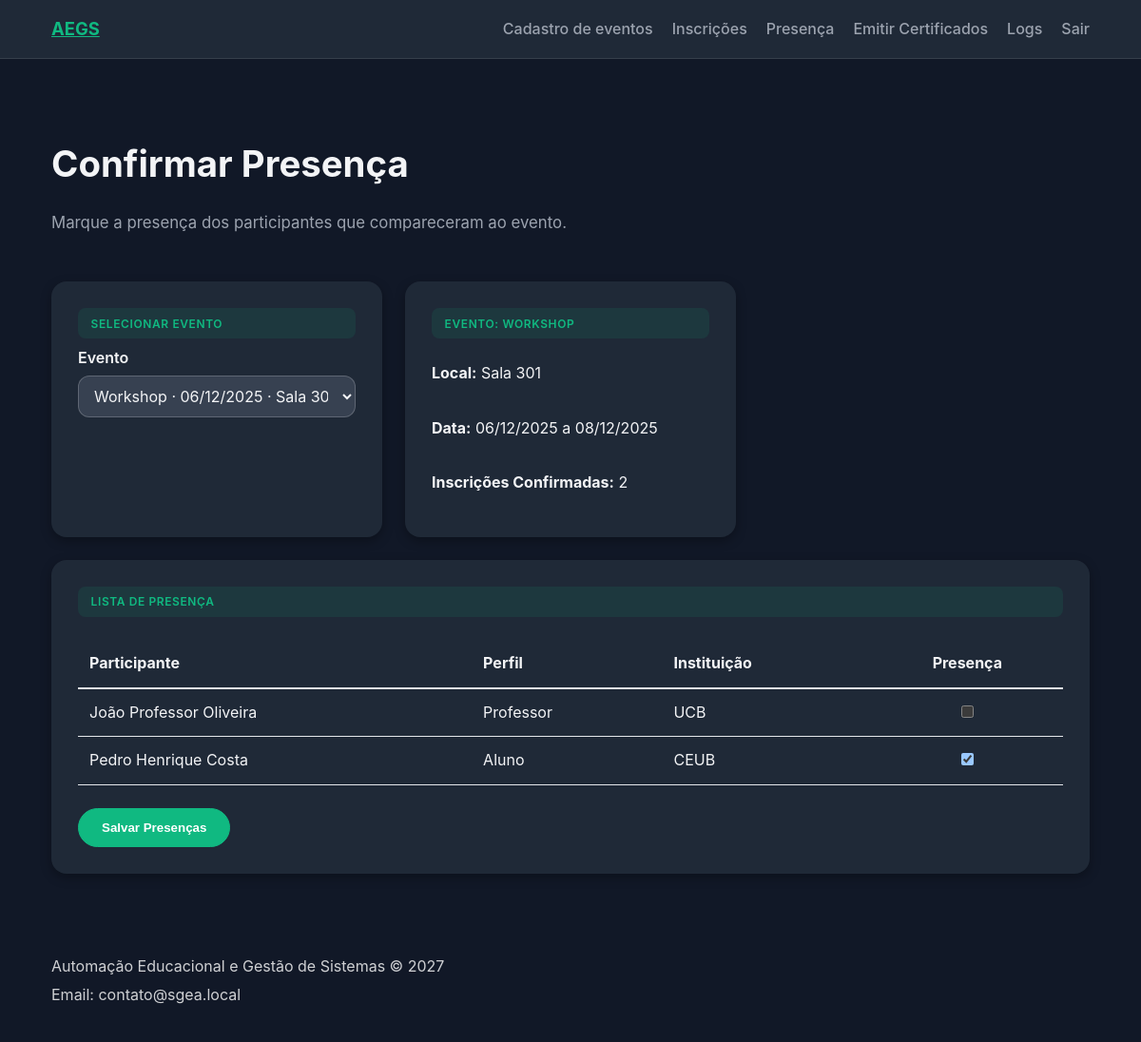
Screenshot of /presenca/?evento=51 (signed in) with the database file from the repository.
### api/models.py (models this page shows, shortened)
class Evento(models.Model):
    tipo = models.CharField(max_length=20, choices=TipoEventoChoices.choices)
    titulo = models.CharField(max_length=150, blank=True, default="")
    data_inicio = models.DateField()
    data_fim = models.DateField()
    horario = models.TimeField(null=True, blank=True)
    local = models.CharField(max_length=150)
    capacidade = models.PositiveIntegerField()
    carga_horaria = models.PositiveIntegerField(default=4, help_text="Carga horária do evento em horas")
    banner = models.ImageField(upload_to='banners/', blank=True, null=True)
    organizador = models.ForeignKey(
        Usuario,
        on_delete=models.SET_NULL,
        related_name="eventos_organizados",
        limit_choices_to=Q(perfil__in=[PerfilChoices.ADMIN, PerfilChoices.ORGANIZADOR]),
        null=True,
        blank=True
    )
    professor_responsavel = models.ForeignKey(
        Usuario,
        on_delete=models.SET_NULL,
        related_name="eventos_responsavel",
        limit_choices_to=Q(perfil=PerfilChoices.PROFESSOR),
        help_text="Professor responsável pelo evento",
        null=True,
        blank=True,
    )
    criado_em = models.DateTimeField(auto_now_add=True)
    atualizado_em = models.DateTimeField(auto_now=True)
    class Meta:
        ordering = ["data_inicio", "tipo"]
        indexes = [
            models.Index(fields=["data_inicio"]),
            models.Index(fields=["tipo"]),
            models.Index(fields=["organizador"]),
        ]
        constraints = [
            models.CheckConstraint(
                name="evento_data_fim_gte_inicio",
                check=Q(data_fim__gte=F("data_inicio"))
            ),
            models.CheckConstraint(
                name="capacidade_positive",
                check=Q(capacidade__gt=0)
            ),
        ]

class Inscricao(models.Model):
    evento = models.ForeignKey(
        Evento,
        on_delete=models.CASCADE,
        related_name="inscricoes",
    )
    participante = models.ForeignKey(
        Usuario,
        on_delete=models.CASCADE,
        related_name="inscricoes",
        limit_choices_to=Q(perfil__in=[PerfilChoices.ALUNO, PerfilChoices.PROFESSOR])
    )
    status = models.CharField(
        max_length=15,
        choices=InscricaoStatus.choices,
        default=InscricaoStatus.PENDENTE,
    )
    data_inscricao = models.DateTimeField(auto_now_add=True)
    atualizado_em = models.DateTimeField(auto_now=True)
    presenca_confirmada = models.BooleanField(default=False)
    class Meta:
        unique_together = ("evento", "participante")
        indexes = [
            models.Index(fields=["evento", "status"]),
            models.Index(fields=["participante"]),
        ]
        constraints = [
            models.CheckConstraint(
                name="inscricao_status_valido",
                check=Q(status__in=[choice[0] for choice in InscricaoStatus.choices])
            ),
        ]

class Usuario(AbstractUser):
    nome = models.CharField(max_length=120)
    telefone = models.CharField(max_length=20)
    instituicao = models.CharField(
        max_length=20,
        choices=InstituicaoChoices.choices,
        blank=True,
        null=True,
        help_text="Obrigatório para perfis ALUNO e PROFESSOR."
    )
    perfil = models.CharField(
        max_length=20,
        choices=PerfilChoices.choices
    )
    class Meta:
        constraints = [
            models.CheckConstraint(
                name="instituicao_required_for_aluno_prof",
                check=(
                    ~Q(perfil__in=[PerfilChoices.ALUNO, PerfilChoices.PROFESSOR]) |
                    (Q(instituicao__isnull=False) & ~Q(instituicao=""))
                )
            )
        ]
        indexes = [
            models.Index(fields=["perfil"]),
        ]

### api/views.py (the view, shortened to what this page needs)
# urls.py: path('presenca/', PresencaView.as_view(), name='presenca'),
@method_decorator(organizador_or_admin_required, name='dispatch')
class PresencaView(PostFeedbackMixin, TemplateView):
	template_name = "api/presenca.html"
	def get_context_data(self, **kwargs):
		context = super().get_context_data(**kwargs)
		if self.request.user.perfil == PerfilChoices.ORGANIZADOR:
			context["eventos"] = Evento.objects.filter(
				organizador=self.request.user
			).order_by("-data_inicio")
		else:
			context["eventos"] = Evento.objects.all().order_by("-data_inicio")
		evento_id = self.request.GET.get("evento")
		if evento_id:
			try:
				evento = Evento.objects.get(pk=evento_id)
				if self.request.user.perfil == PerfilChoices.ORGANIZADOR and evento.organizador != self.request.user:
					messages.error(self.request, "Você não tem permissão para gerenciar este evento.")
				else:
					context["evento_selecionado"] = evento
					context["inscricoes"] = Inscricao.objects.filter(
						evento=evento,
						status=InscricaoStatus.CONFIRMADA
					).select_related("participante").order_by("participante__nome")
			except Evento.DoesNotExist:
				pass
		return context

### api/views.py (called while the page is built)
	def get_context_data(self, **kwargs):
		context = super().get_context_data(**kwargs)
		context.setdefault(self.data_context_name, {})
		return context

### api/templates/api/presenca.html (shortened to what this page needs)
{% extends 'api/base.html' %}
{% block content %}
<section class="prototype-hero">
    <h1>Confirmar Presença</h1>
    <p>Marque a presença dos participantes que compareceram ao evento.</p>
</section>
<section class="prototype-grid">
    <article class="prototype-card">
        <span class="badge">Selecionar Evento</span>
        <form method="get">
            <div class="form-group">
                <label for="evento-select">Evento</label>
                <select id="evento-select" name="evento" onchange="this.form.submit()">
                    {% for evento in eventos %}
                        <option value="{{ evento.pk }}" {% if evento_selecionado and evento.pk == evento_selecionado.pk %}selected{% endif %}>
                            {{ evento.titulo|default:evento.get_tipo_display }} · {{ evento.data_inicio|date:"d/m/Y" }} · {{ evento.local }}
                        </option>
                    {% endfor %}
                </select>
            </div>
        </form>
    </article>
    {% if evento_selecionado %}
        <article class="prototype-card">
            <span class="badge">Evento: {{ evento_selecionado.titulo|default:evento_selecionado.get_tipo_display }}</span>
            <p><strong>Local:</strong> {{ evento_selecionado.local }}</p>
            <p><strong>Data:</strong> {{ evento_selecionado.data_inicio|date:"d/m/Y" }}
                {% if evento_selecionado.data_fim and evento_selecionado.data_fim != evento_selecionado.data_inicio %}
                    a {{ evento_selecionado.data_fim|date:"d/m/Y" }}
                {% endif %}
            </p>
            <p><strong>Inscrições Confirmadas:</strong> {{ inscricoes.count }}</p>
        </article>
        {% if inscricoes %}
            <article class="prototype-card" style="grid-column: 1 / -1;">
                <span class="badge">Lista de Presença</span>
                <form method="post">
                    <table style="width: 100%; border-collapse: collapse; margin-top: 1rem;">
                        <thead>
                            <tr style="border-bottom: 2px solid #e5e7eb;">
                                <th style="text-align: left; padding: 0.75rem;">Participante</th>
                                <th style="text-align: left; padding: 0.75rem;">Perfil</th>
                                <th style="text-align: left; padding: 0.75rem;">Instituição</th>
                                <th style="text-align: center; padding: 0.75rem;">Presença</th>
                            </tr>
                        </thead>
                        <tbody>
                            {% for inscricao in inscricoes %}
                                <tr style="border-bottom: 1px solid #e5e7eb;">
                                    <td style="padding: 0.75rem;">{{ inscricao.participante.nome }}</td>
                                    <td style="padding: 0.75rem;">{{ inscricao.participante.get_perfil_display }}</td>
                                    <td style="padding: 0.75rem;">
                                        {% if inscricao.participante.instituicao %}
                                            {{ inscricao.participante.get_instituicao_display }}
                                        {% else %}
                                            -
                                        {% endif %}
                                    </td>
                                    <td style="text-align: center; padding: 0.75rem;">
                                        <input type="checkbox"
                                               name="presenca_{{ inscricao.pk }}"
                                               {% if inscricao.presenca_confirmada %}checked{% endif %}>
                                    </td>
                                </tr>
                            {% endfor %}
                        </tbody>
                    </table>
                    <div class="form-actions" style="margin-top: 1.5rem;">
                        <button type="submit" class="btn primary">Salvar Presenças</button>
                    </div>
                </form>
            </article>
        {% else %}
            <article class="prototype-card">
                <span class="badge">Info</span>
                <p>Não há inscrições confirmadas para este evento.</p>
            </article>
        {% endif %}
    {% endif %}
</section>
{% endblock %}

### api/static/api/styles.css (style rules this page uses)
:root { color-scheme: dark; --bg: #111827; --surface: #1f2937; --primary: #10b981; --primary-hover: #059669; --text: #f3f4f6; --muted: #9ca3af; }
* { box-sizing: border-box; }
body { margin: 0; font-family: 'Inter', system-ui, -apple-system, BlinkMacSystemFont, 'Segoe UI', sans-serif; background: var(--bg); color: var(--text); line-height: 1.6; }
.btn { display: inline-block; padding: 0.75rem 1.5rem; border-radius: 999px; border: 1px solid rgba(16, 185, 129, 0.2); background: transparent; color: var(--primary); font-weight: 600; text-decoration: none; transition: background 0.2s ease, color 0.2s ease, border-color 0.2s ease; }
.btn.primary { background: var(--primary); color: #ffffff; border-color: var(--primary); }
.prototype-hero { padding: 3rem 0 2rem; }
.prototype-hero h1 { margin-bottom: 0.5rem; font-size: clamp(1.9rem, 2.6vw + 1rem, 2.4rem); color: var(--text); }
.prototype-hero p { color: var(--muted); font-size: 1.05rem; }
.prototype-grid { display: grid; gap: 1.5rem; grid-template-columns: repeat(auto-fill, minmax(320px, 1fr)); margin-bottom: 3rem; }
.prototype-card { background: var(--surface); border-radius: 16px; padding: 1.75rem; box-shadow: 0 4px 12px rgba(0, 0, 0, 0.3); transition: transform 0.2s ease, box-shadow 0.2s ease; display: flex; flex-direction: column; }
.form-group { display: flex; flex-direction: column; margin-bottom: 1rem; }
.form-group label { font-weight: 600; margin-bottom: 0.35rem; }
.form-group input, .form-group select, .form-group textarea { padding: 0.6rem 0.75rem; border-radius: 12px; border: 1px solid rgba(255, 255, 255, 0.2); font: inherit; background: #374151; color: var(--text); }
.form-actions { display: flex; flex-wrap: wrap; gap: 0.75rem; margin-top: 1.25rem; align-items: center; }
.badge { display: inline-block; padding: 0.4rem 0.85rem; border-radius: 8px; background: rgba(16, 185, 129, 0.1); color: var(--primary); font-weight: 600; font-size: 0.75rem; text-transform: uppercase; letter-spacing: 0.05em; margin-bottom: 0.5rem; }

### rows the page displays
Evento: titulo "WORKSHOP", local "Sala 301", data_inicio "06/12/2025", data_fim "08/12/2025"
Inscricao: participante.nome "João Professor Oliveira", participante.perfil "Professor", participante.instituicao "UCB"
Inscricao: participante.nome "Pedro Henrique Costa", participante.perfil "Aluno", participante.instituicao "CEUB", presenca_confirmada "☑"

### other values shown
{{ inscricoes.count }} "2"
form field evento "Workshop · 06/12/2025 · Sala 301"
